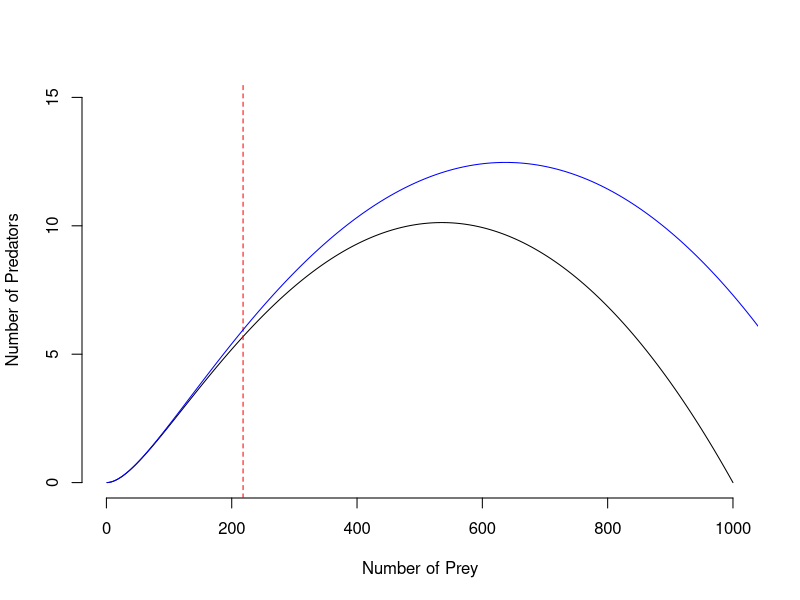
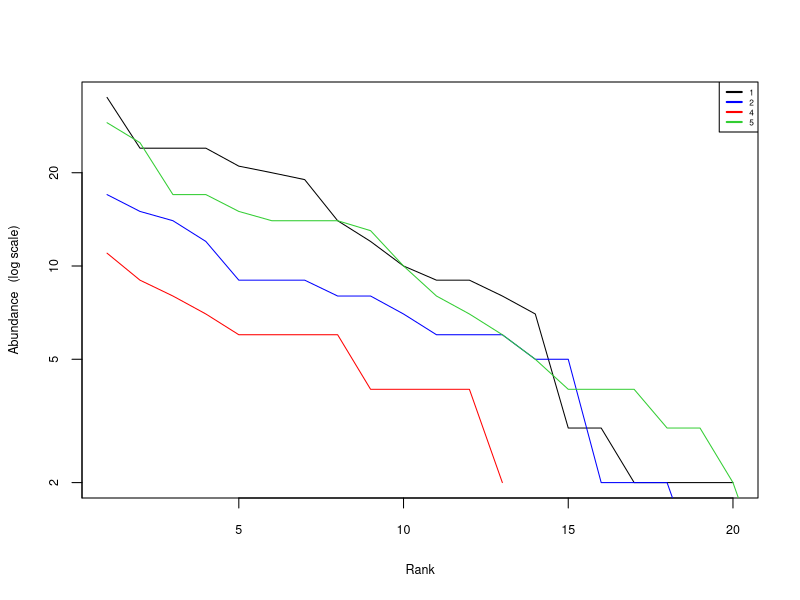

These figures' R source, in order:
## ---- chunk 1
r=.001 ; a=.5 ; k1=1000
k2=1200; h=.02083
q=1/3 ;f=.01
N1= 1:k1 ; N2= 1:k2
Prey1 = (r*N1 * (1 - (N1/k1))* (a*N1)) / (1+a*h*N1)
Prey2 = (r*N2 * (1 - (N2/k2))* (a*N2)) / (1+a*h*N2)
Predator = ( q / (f*a - a*h*q))
plot(x = N1, y  = Prey1, bty = 'n', ylim = c(0,15), type = 'l', 
     xlab = "Number of Prey", ylab = "Number of Predators")
abline(v = Predator, col = 'red', lty =2)
lines(Prey2, col = 'blue')
## ---- chunk 2
library(vegan)
library(dplyr)
library(tidyr)
library(ggplot2)
library(ggthemes)
data(dune)
data(dune.env)

dune.sum	<- aggregate(dune,	list(Moisture	=	dune.env$Moisture),	sum)
dune.sum1	<- dune.sum[,-1]
rownames(dune.sum1)	<- dune.sum[,1]

radPlot	<- function(x,	add=FALSE,	col='black',	...){
		x	<- x[x>0]
		x	<- x[rev(order(x))]
		if(!add)
				plot(1:length(x),	x,	type='l',	xlab='Rank',	ylab='Abundance	(log	scale)',
									log='y',	col=col,	...)
		else
				lines(1:length(x),	x,	col=col,	...)
		return(NULL)}
## ---- chunk 3
specnumber(dune.sum1)
## ---- chunk 4
sort(diversity(dune.sum1))
## ---- chunk 5
sort(exp(diversity(dune.sum1)))
sort(1/(diversity(dune.sum1, index = 'invsimpson')))
## ---- chunk 6
diversity(dune.sum1[1,], index = 'invsimpson')
## ---- chunk 7
radPlot(x = dune.sum1[1,], cex.axis = .75, cex.lab = .75)
radPlot(x = dune.sum1[2,], add = TRUE, col = 'blue')
radPlot(x = dune.sum1[3,], add = TRUE, col = 'red')
radPlot(x = dune.sum1[4,], add = TRUE, col = 'limegreen')
legend('topright', legend = c('1','2',"4","5"),
       col = c("black","blue","red","limegreen"), lty =1,lwd=2, cex = .5)
## ---- chunk 8
library(knitr)
rarefaction_data <- data.frame("Moisture Level 1" = c(rarefy(dune.sum1[1,], sample =2),
                                rarefy(dune.sum1[1,], sample =10),
                                rarefy(dune.sum1[1,], sample =100)),
           "Moisture Level 2" = c(rarefy(dune.sum1[2,], sample =2),
                                rarefy(dune.sum1[2,], sample =10),
                                rarefy(dune.sum1[2,], sample =100)),
           "Moisture Level 4" = c(rarefy(dune.sum1[3,], sample =2),
                                rarefy(dune.sum1[3,], sample =10),
                                rarefy(dune.sum1[3,], sample =100)),
           "Moisture Level 5" = c(rarefy(dune.sum1[4,], sample =2),
                                rarefy(dune.sum1[4,], sample =10),
                                rarefy(dune.sum1[4,], sample =100))
)

rownames(rarefaction_data) <- c("2","10","100")

kable(rarefaction_data)
## ---- chunk 9
vegdist(dune.sum1)
